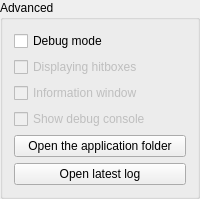
             <widget class="QGroupBox" name="groupBox_advanced">
              <property name="title">
               <string>Advanced</string>
              </property>
              <layout class="QVBoxLayout" name="verticalLayout_6">
               <item>
                <widget class="QCheckBox" name="checkBox_debug_mode">
                 <property name="toolTip">
                  <string>General debug mode switch. This option does nothing by itself.</string>
                 </property>
                 <property name="text">
                  <string>Debug mode</string>
                 </property>
                </widget>
               </item>
               <item>
                <widget class="QCheckBox" name="checkBox_hitboxes_overlay">
                 <property name="enabled">
                  <bool>false</bool>
                 </property>
                 <property name="toolTip">
                  <string>Shows normally invisible entity hitboxes. Only works for entities that support this option.</string>
                 </property>
                 <property name="text">
                  <string>Displaying hitboxes</string>
                 </property>
                </widget>
               </item>
               <item>
                <widget class="QCheckBox" name="checkBox_debug_information_window">
                 <property name="enabled">
                  <bool>false</bool>
                 </property>
                 <property name="toolTip">
                  <string>Shows a window with general information about the application. For example, FPS and a list of watched windows.</string>
                 </property>
                 <property name="text">
                  <string>Information window</string>
                 </property>
                </widget>
               </item>
               <item>
                <widget class="QCheckBox" name="checkBox_debug_console">
                 <property name="enabled">
                  <bool>false</bool>
                 </property>
                 <property name="toolTip">
                  <string>Shows a window displaying the current application logs</string>
                 </property>
                 <property name="text">
                  <string>Show debug console</string>
                 </property>
                </widget>
               </item>
               <item>
                <widget class="QPushButton" name="pushButton_open_app_folder">
                 <property name="text">
                  <string>Open the application folder</string>
                 </property>
                </widget>
               </item>
               <item>
                <widget class="QPushButton" name="pushButton_open_latest_log">
                 <property name="text">
                  <string>Open latest log</string>
                 </property>
                </widget>
               </item>
              </layout>
             </widget>
